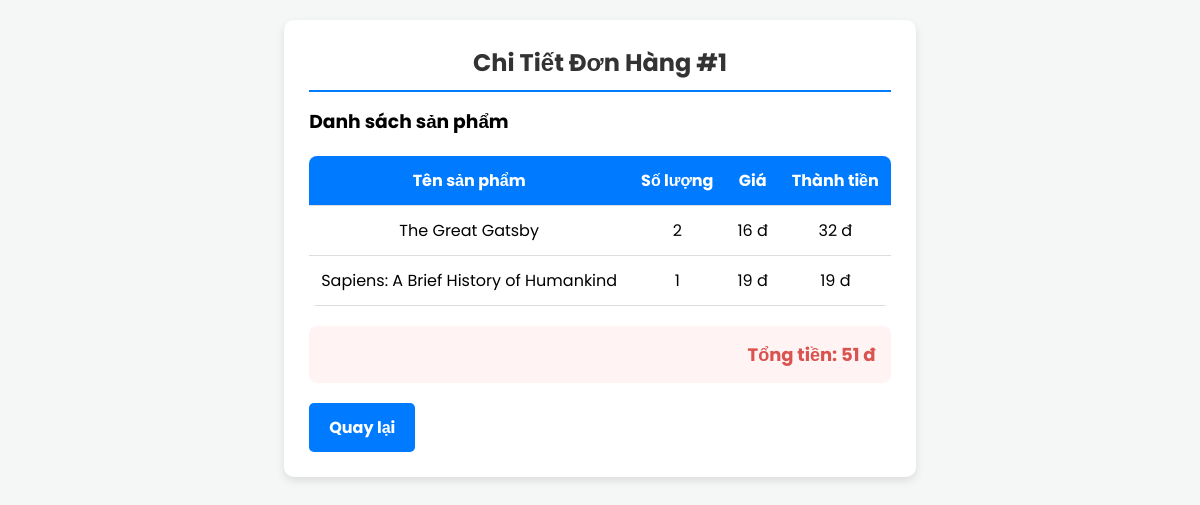
Page /FrontEnd/AdminUI/quanlidonhang/chitietdonhang.php?order_id=1 on the committed database.
### tables this page shows
CREATE TABLE IF NOT EXISTS orders (
    order_id INT AUTO_INCREMENT PRIMARY KEY,
    user_id INT,
    order_date TIMESTAMP DEFAULT CURRENT_TIMESTAMP,
    total_amount DECIMAL(10, 2) NOT NULL,
    status_id INT,
    payment_method VARCHAR(50) NOT NULL,
    address VARCHAR(50),
    FOREIGN KEY (user_id) REFERENCES user(user_id)
        ON DELETE CASCADE
        ON UPDATE CASCADE,
    FOREIGN KEY (status_id) REFERENCES status(id)
        ON DELETE SET NULL
        ON UPDATE CASCADE
);

CREATE TABLE IF NOT EXISTS order_items (
    order_item_id INT AUTO_INCREMENT PRIMARY KEY,
    order_id INT,
    product_id INT,
    quantity INT NOT NULL DEFAULT 1,
    FOREIGN KEY (order_id) REFERENCES orders(order_id)
        ON DELETE CASCADE
        ON UPDATE CASCADE,
    FOREIGN KEY (product_id) REFERENCES product(product_id)
        ON DELETE CASCADE
        ON UPDATE CASCADE
);

CREATE TABLE IF NOT EXISTS product (
    product_id INT AUTO_INCREMENT PRIMARY KEY,
    product_name VARCHAR(100) NOT NULL,
    product_description TEXT,
    price DECIMAL(10, 2) NOT NULL,
    stock_quantity INT NOT NULL DEFAULT 0,
    category_id INT,
    status_id INT,
    image_url VARCHAR(255),
    created_at TIMESTAMP DEFAULT CURRENT_TIMESTAMP,
    updated_at TIMESTAMP DEFAULT CURRENT_TIMESTAMP ON UPDATE CURRENT_TIMESTAMP,
    FOREIGN KEY (category_id) REFERENCES category(category_id)
        ON DELETE SET NULL
        ON UPDATE CASCADE,
    FOREIGN KEY (status_id) REFERENCES status(id)
        ON DELETE SET NULL
        ON UPDATE CASCADE
);

### FrontEnd/AdminUI/quanlidonhang/chitietdonhang.php (the view, shortened to what this page needs)
<?php
include ('../../../BackEnd/Config/config.php');
if (isset($_GET['order_id'])) {
    $order_id = mysqli_real_escape_string($conn, $_GET['order_id']);
    $query = "SELECT orders.order_id
              FROM order_items
              JOIN orders ON order_items.order_id = orders.order_id
              WHERE orders.order_id = '$order_id'";
    $result = mysqli_query($conn, $query);
    $order = mysqli_fetch_assoc($result);
    $query_items = "SELECT product.product_name, order_items.quantity, product.price
                    FROM order_items
                    JOIN product ON order_items.product_id = product.product_id
                    WHERE order_items.order_id = '$order_id'";
    $result_items = mysqli_query($conn, $query_items);
}
?>
<!DOCTYPE html>
<html lang="vi">
<head>
</head>
<body>
<div class="container">
    <h2>Chi Tiết Đơn Hàng #<?= htmlspecialchars($order['order_id']) ?></h2>
    <h3>Danh sách sản phẩm</h3>
    <table>
        <thead>
            <tr>
                <th>Tên sản phẩm</th>
                <th>Số lượng</th>
                <th>Giá</th>
                <th>Thành tiền</th>
            </tr>
        </thead>
        <tbody>
            <?php
                $total_price = 0;
                while ($item = mysqli_fetch_assoc($result_items)) {
                    $subtotal = $item['quantity'] * $item['price'];
                    $total_price += $subtotal;
            ?>
                <tr>
                    <td><?= htmlspecialchars($item['product_name']) ?></td>
                    <td><?= htmlspecialchars($item['quantity']) ?></td>
                    <td><?= number_format($item['price'], 0, ',', '.') ?> đ</td>
                    <td><?= number_format($subtotal, 0, ',', '.') ?> đ</td>
                </tr>
            <?php } ?>
        </tbody>
    </table>
    <div class="total">
        Tổng tiền: <?= number_format($total_price, 0, ',', '.') ?> đ
    </div>
    <a href="danhsachdonhang.php" class="back-btn">Quay lại</a>
</div>
</body>
</html>

### FrontEnd/AdminUI/quanlidonhang/chitietdonhang.php (style rules this page uses)
* { margin: 0; padding: 0; box-sizing: border-box; font-family: 'Poppins', sans-serif; }
body { font-family: 'Arial', sans-serif; background-color: #f4f7f6; padding: 20px; display: flex; justify-content: center; align-items: center; }
.container { max-width: 900px; background: #fff; padding: 25px; border-radius: 10px; box-shadow: 0 4px 8px rgba(0, 0, 0, 0.1); }
h2 { color: #333; margin-bottom: 15px; border-bottom: 2px solid #007bff; padding-bottom: 10px; text-align: center; }
table { width: 100%; border-collapse: collapse; margin-top: 20px; background: #fff; border-radius: 8px; overflow: hidden; }
th, td { padding: 12px; text-align: center; border-bottom: 1px solid #ddd; }
th { background: #007bff; color: #fff; }
.total { margin-top: 20px; font-size: 18px; font-weight: bold; text-align: right; color: #d9534f; padding: 15px; background: #fff3f3; border-radius: 8px; }
.back-btn { display: inline-block; margin-top: 20px; padding: 12px 20px; background-color: #007bff; color: white; text-decoration: none; border-radius: 5px; font-size: 16px; font-weight: bold; transition: 0.3s; text-align: center; }

### rows in the picture
orders: order_id "1"
order_items: product.product_name "The Great Gatsby", quantity "2", product.price "16", quantity.price "32"
order_items: product.product_name "Sapiens: A Brief History of Humankind", quantity "1", product.price "19", quantity.price "19"

### other values in the picture
$total_price "51"
